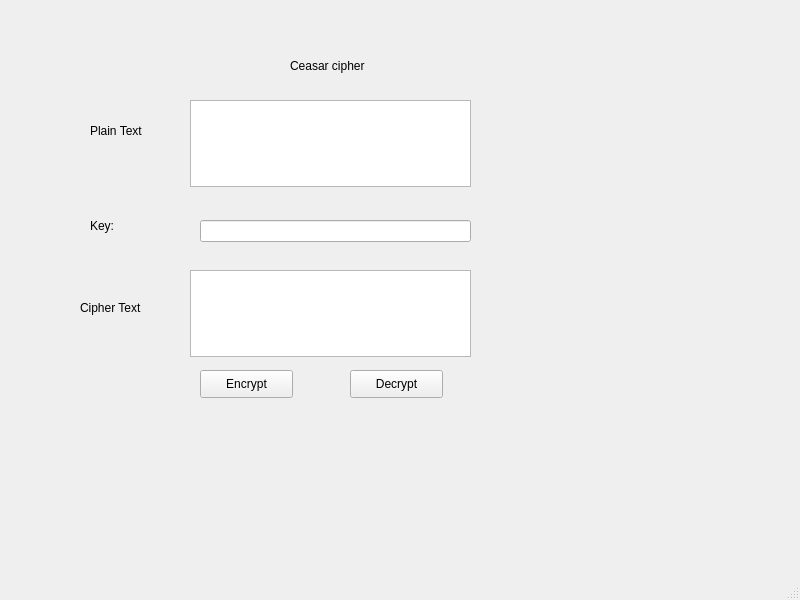
<?xml version="1.0" encoding="UTF-8"?>
<ui version="4.0">
 <class>MainWindow</class>
 <widget class="QMainWindow" name="MainWindow">
  <property name="geometry">
   <rect>
    <x>0</x>
    <y>0</y>
    <width>800</width>
    <height>600</height>
   </rect>
  </property>
  <property name="windowTitle">
   <string>MainWindow</string>
  </property>
  <widget class="QWidget" name="centralwidget">
   <widget class="QPushButton" name="btn_encrypt">
    <property name="geometry">
     <rect>
      <x>200</x>
      <y>370</y>
      <width>93</width>
      <height>28</height>
     </rect>
    </property>
    <property name="text">
     <string>Encrypt</string>
    </property>
   </widget>
   <widget class="QPushButton" name="btn_decrypt">
    <property name="geometry">
     <rect>
      <x>350</x>
      <y>370</y>
      <width>93</width>
      <height>28</height>
     </rect>
    </property>
    <property name="text">
     <string>Decrypt</string>
    </property>
   </widget>
   <widget class="QLabel" name="label">
    <property name="geometry">
     <rect>
      <x>90</x>
      <y>110</y>
      <width>61</width>
      <height>41</height>
     </rect>
    </property>
    <property name="text">
     <string>Plain Text</string>
    </property>
   </widget>
   <widget class="QLabel" name="label_2">
    <property name="geometry">
     <rect>
      <x>90</x>
      <y>210</y>
      <width>61</width>
      <height>31</height>
     </rect>
    </property>
    <property name="text">
     <string>Key:</string>
    </property>
   </widget>
   <widget class="QLabel" name="label_3">
    <property name="geometry">
     <rect>
      <x>80</x>
      <y>300</y>
      <width>71</width>
      <height>16</height>
     </rect>
    </property>
    <property name="text">
     <string>Cipher Text</string>
    </property>
   </widget>
   <widget class="QLabel" name="label_4">
    <property name="geometry">
     <rect>
      <x>290</x>
      <y>50</y>
      <width>101</width>
      <height>31</height>
     </rect>
    </property>
    <property name="text">
     <string>Ceasar cipher</string>
    </property>
   </widget>
   <widget class="QPlainTextEdit" name="txt_plain_text">
    <property name="geometry">
     <rect>
      <x>190</x>
      <y>100</y>
      <width>281</width>
      <height>87</height>
     </rect>
    </property>
   </widget>
   <widget class="QLineEdit" name="txt_key">
    <property name="geometry">
     <rect>
      <x>200</x>
      <y>220</y>
      <width>271</width>
      <height>22</height>
     </rect>
    </property>
   </widget>
   <widget class="QPlainTextEdit" name="txt_cipher_text">
    <property name="geometry">
     <rect>
      <x>190</x>
      <y>270</y>
      <width>281</width>
      <height>87</height>
     </rect>
    </property>
   </widget>
  </widget>
  <widget class="QMenuBar" name="menubar">
   <property name="geometry">
    <rect>
     <x>0</x>
     <y>0</y>
     <width>800</width>
     <height>26</height>
    </rect>
   </property>
  </widget>
  <widget class="QStatusBar" name="statusbar"/>
 </widget>
 <resources/>
 <connections/>
</ui>
